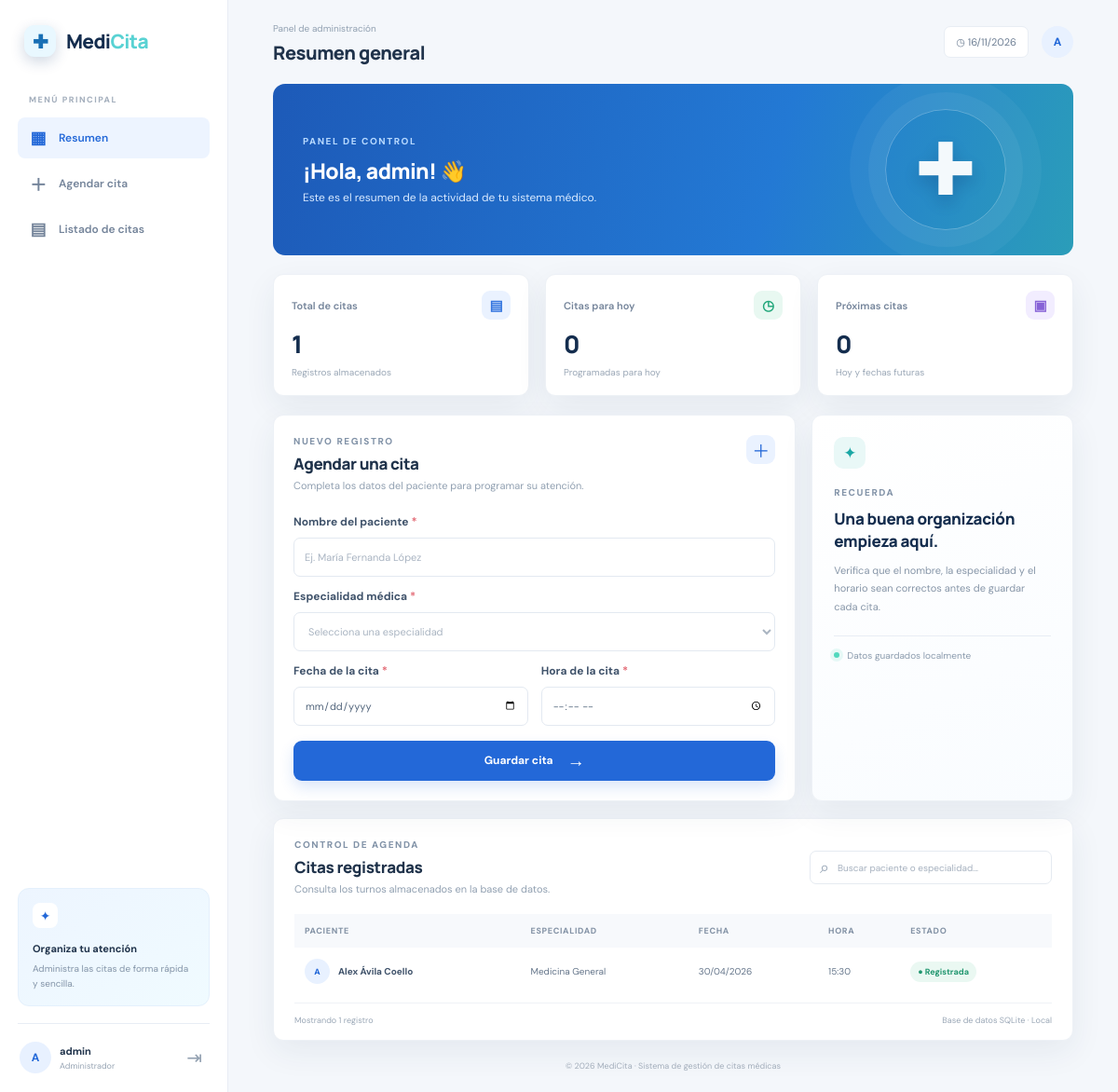
/index.php (signed in), run on the app's committed database.
### tables this page shows
CREATE TABLE citas (
        id INTEGER PRIMARY KEY AUTOINCREMENT,
        paciente_nombre TEXT, -- Cambiado para coincidir con index.php
        especialidad TEXT,
        fecha DATE,
        hora TEXT,
        estado TEXT DEFAULT 'Registrada'
    );

### index.php (the view, shortened to what this page needs)
<?php
require_once __DIR__ . '/db_config.php';
function e($value): string
{
    return htmlspecialchars((string) $value, ENT_QUOTES, 'UTF-8');
}
function initial_letter($value): string
{
    return preg_match('/^./u', (string) $value, $match) ? mb_strtoupper_fallback($match[0]) : strtoupper(substr((string) $value, 0, 1));
}
function mb_strtoupper_fallback($value): string
{
    $upper = strtoupper((string) $value);
    return strtr($upper, ['á'=>'Á','é'=>'É','í'=>'Í','ó'=>'Ó','ú'=>'Ú','ñ'=>'Ñ']);
}
$msg = '';
$msg_type = 'info';
$logged_in = isset($_SESSION['usuario']);
$citas = [];
$total_citas = 0;
$citas_hoy = 0;
$proximas_citas = 0;
if ($logged_in) {
    $citas = $pdo->query('SELECT id, paciente_nombre, especialidad, fecha, hora, estado FROM citas ORDER BY fecha DESC, hora DESC, id DESC')->fetchAll(PDO::FETCH_ASSOC);
    $total_citas = count($citas);
}
?>
<!DOCTYPE html>
<html lang="es">
<head>
    <link rel="stylesheet" href="css/style.css">
</head>
<body class="<?= $logged_in ? 'dashboard-page' : 'login-page' ?>">
<?php if (!$logged_in): ?>
    <main class="login-shell">
        <section class="login-visual" aria-label="Presentación del sistema">
            <div class="visual-brand"><span class="brand-mark">✚</span><span>Medi<span>Cita</span></span></div>
            <div class="visual-copy">
                <span class="eyebrow light">GESTIÓN DE SALUD</span>
                <h1>Tu atención médica, organizada en un solo lugar.</h1>
                <p>Una forma sencilla y clara de administrar las citas de tu centro médico.</p>
            </div>
            <div class="visual-footer"><span class="pulse-dot"></span> Sistema local de gestión de citas</div>
            <div class="visual-orb orb-one"></div><div class="visual-orb orb-two"></div>
        </section>
        <section class="login-panel">
            <div class="login-card">
                <div class="mobile-brand"><span class="brand-mark">✚</span> Medi<span>Cita</span></div>
                <div class="login-icon">♙</div>
                <span class="eyebrow">BIENVENIDO DE NUEVO</span>
                <h2>Iniciar sesión</h2>
                <p class="muted intro">Ingresa tus credenciales para acceder al panel de administración.</p>
                <?php if ($msg !== ''): ?><div class="alert alert-<?= e($msg_type) ?>" role="alert"><span>!</span><?= e($msg) ?></div><?php endif; ?>
                <form method="POST" class="form-stack" autocomplete="on">
                    <input type="hidden" name="csrf_token" value="<?= e($_SESSION['csrf_token']) ?>">
                    <label for="user">Usuario</label>
                    <div class="input-wrap"><span class="input-icon">♙</span><input id="user" type="text" name="user" placeholder="Escribe tu usuario" autocomplete="username" required autofocus></div>
                    <label for="pass">Contraseña</label>
                    <div class="input-wrap"><span class="input-icon">⌑</span><input id="pass" type="password" name="pass" placeholder="Escribe tu contraseña" autocomplete="current-password" required><button class="password-toggle" type="button" aria-label="Mostrar contraseña" onclick="togglePassword()">◉</button></div>
                    <button type="submit" name="login" class="btn btn-primary btn-login">Ingresar al sistema <span>→</span></button>
                </form>
                <p class="login-note"><span>▣</span> Acceso protegido para personal autorizado</p>
            </div>
            <footer class="panel-footer">MediCita · Sistema de gestión de citas médicas</footer>
        </section>
    </main>
<?php else: ?>
    <div class="app-layout">
        <aside class="sidebar">
            <a class="brand" href="index.php"><span class="brand-mark">✚</span><span>Medi<span>Cita</span></span></a>
            <div class="side-caption">MENÚ PRINCIPAL</div>
            <a class="nav-link active" href="#resumen"><span class="nav-icon">▦</span>Resumen</a>
            <a class="nav-link" href="#nueva-cita"><span class="nav-icon">＋</span>Agendar cita</a>
            <a class="nav-link" href="#listado-citas"><span class="nav-icon">▤</span>Listado de citas</a>
            <div class="sidebar-bottom">
                <div class="help-card"><div class="help-symbol">✦</div><strong>Organiza tu atención</strong><p>Administra las citas de forma rápida y sencilla.</p></div>
                <div class="sidebar-user"><div class="avatar"><?= e(initial_letter($_SESSION['usuario'])) ?></div><div class="user-info"><strong><?= e($_SESSION['usuario']) ?></strong><small>Administrador</small></div><form method="POST"><input type="hidden" name="csrf_token" value="<?= e($_SESSION['csrf_token']) ?>"><button type="submit" name="logout" class="logout-icon" title="Cerrar sesión" aria-label="Cerrar sesión">⇥</button></form></div>
            </div>
        </aside>
        <main class="main-content">
            <header class="topbar"><div><span class="breadcrumb">Panel de administración</span><h1>Resumen general</h1></div><div class="topbar-right"><span class="today-chip">◷ <?= e(date('d/m/Y')) ?></span><div class="top-avatar"><?= e(initial_letter($_SESSION['usuario'])) ?></div></div></header>
            <section class="welcome-banner" id="resumen"><div><span class="eyebrow light">PANEL DE CONTROL</span><h2>¡Hola, <?= e($_SESSION['usuario']) ?>! 👋</h2><p>Este es el resumen de la actividad de tu sistema médico.</p></div><div class="banner-art" aria-hidden="true"><span class="banner-cross">✚</span><span class="banner-ring"></span></div></section>
            <section class="stats-grid" aria-label="Estadísticas de citas">
                <article class="stat-card"><div class="stat-top"><span>Total de citas</span><span class="stat-icon icon-blue">▤</span></div><strong><?= $total_citas ?></strong><small>Registros almacenados</small></article>
                <article class="stat-card"><div class="stat-top"><span>Citas para hoy</span><span class="stat-icon icon-green">◷</span></div><strong><?= $citas_hoy ?></strong><small>Programadas para hoy</small></article>
                <article class="stat-card"><div class="stat-top"><span>Próximas citas</span><span class="stat-icon icon-purple">▣</span></div><strong><?= $proximas_citas ?></strong><small>Hoy y fechas futuras</small></article>
            </section>
            <div class="content-grid">
                <section class="section-card booking-card" id="nueva-cita">
                    <div class="section-heading"><div><span class="eyebrow">NUEVO REGISTRO</span><h2>Agendar una cita</h2><p>Completa los datos del paciente para programar su atención.</p></div><span class="heading-icon">＋</span></div>
                    <form method="POST" class="booking-form">
                        <div class="field full"><label for="paciente">Nombre del paciente <span>*</span></label><input id="paciente" type="text" name="paciente" maxlength="120" placeholder="Ej. María Fernanda López" required></div>
                        <div class="field full"><label for="especialidad">Especialidad médica <span>*</span></label><select id="especialidad" name="especialidad" required><option value="" disabled selected>Selecciona una especialidad</option></select></div>
                        <div class="field"><label for="fecha">Fecha de la cita <span>*</span></label><input id="fecha" type="date" name="fecha" min="<?= e(date('Y-m-d')) ?>" required></div>
                        <div class="field"><label for="hora">Hora de la cita <span>*</span></label><input id="hora" type="time" name="hora" required></div>
                        <button type="submit" name="agendar" class="btn btn-primary submit-booking">Guardar cita <span>→</span></button>
                    </form>
                </section>
                <section class="section-card tips-card"><div class="tips-icon">✦</div><span class="eyebrow">RECUERDA</span><h3>Una buena organización empieza aquí.</h3><p>Verifica que el nombre, la especialidad y el horario sean correctos antes de guardar cada cita.</p><div class="tips-divider"></div><div class="tips-meta"><span class="pulse-dot"></span> Datos guardados localmente</div></section>
            </div>
            <section class="section-card appointments-card" id="listado-citas">
                <div class="section-heading list-heading"><div><span class="eyebrow">CONTROL DE AGENDA</span><h2>Citas registradas</h2><p>Consulta los turnos almacenados en la base de datos.</p></div><div class="search-box"><span>⌕</span><input id="searchAppointments" type="search" placeholder="Buscar paciente o especialidad..." aria-label="Buscar citas"></div></div>
                <?php if (count($citas) > 0): ?>
                    <div class="table-wrap"><table><thead><tr><th>Paciente</th><th>Especialidad</th><th>Fecha</th><th>Hora</th><th>Estado</th></tr></thead><tbody id="appointmentsBody">
                    <?php foreach ($citas as $cita): ?>
                        <tr><td><div class="patient-cell"><span class="patient-avatar"><?= e(initial_letter($cita['paciente_nombre'])) ?></span><strong><?= e($cita['paciente_nombre']) ?></strong></div></td><td><?= e($cita['especialidad']) ?></td><td><?= e(date('d/m/Y', strtotime($cita['fecha']))) ?></td><td><?= e(substr($cita['hora'], 0, 5)) ?></td><td><span class="status-pill">● <?= e($cita['estado'] ?: 'Registrada') ?></span></td></tr>
                    <?php endforeach; ?>
                    </tbody></table></div>
                <?php else: ?>
                    <div class="empty-state"><div class="empty-icon">▤</div><strong>Aún no hay citas registradas</strong><p>Cuando agendes una cita, aparecerá en este listado.</p><a href="#nueva-cita">Agendar la primera cita <span>→</span></a></div>
                <?php endif; ?>
                <div class="table-foot"><span>Mostrando <?= $total_citas ?> <?= $total_citas === 1 ? 'registro' : 'registros' ?></span><span>Base de datos SQLite · Local</span></div>
            </section>
            <footer class="main-footer">© <?= e(date('Y')) ?> MediCita · Sistema de gestión de citas médicas</footer>
        </main>
    </div>
<?php endif; ?>
</body>
</html>

### data on the page
citas: paciente_nombre "A", paciente_nombre "Alex Ávila Coello", especialidad "Medicina General", fecha "30/04/2026", hora "15:30", estado "Registrada"

### other printed values
initial_letter($_SESSION['usuario']) "A"
$_SESSION['usuario'] "admin"
$total_citas "1"
$citas_hoy "0"
$proximas_citas "0"
